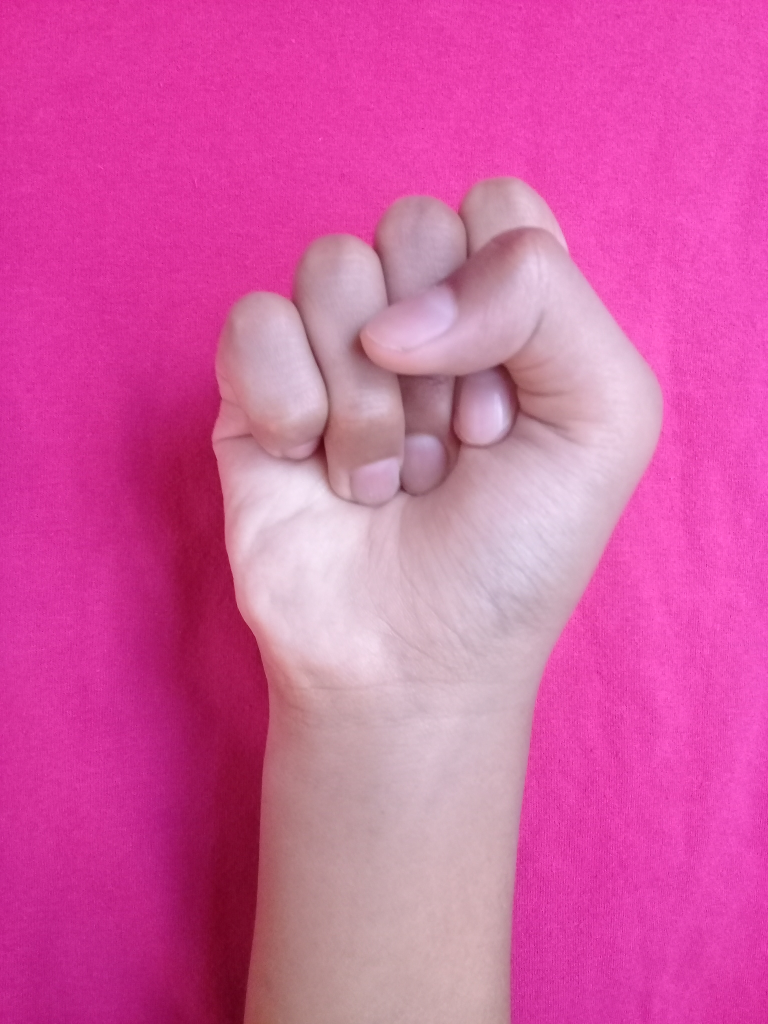
#> input picture ComputerVision/Assignments/images/hand_gestures_digits_0_5/01.jpg, 1536 x 2048 px (shown at 1/2 size); its folder holds only this picture in this run
$ jupyter execute --allow-errors 'A01023443_A3. Hand sign.ipynb'   (shell and % lines are left out)
#> lines starting #> are read from the running program, lines starting #| are printed output that depends on the picture; after the words box and inside, x2 and y2 are one past the last pixel; in counts of white or black regions, pixels touching at a corner belong together
[cell 1]
import cv2
import os, glob

import numpy as np
import matplotlib.pyplot as plt


image_dir = "images/hand_gestures_digits_0_5"


images = []

for file in glob.glob(os.path.join(image_dir, "*")):
    im = cv2.imread(file)
#> im is the input picture: shape (2048, 1536, 3); mean B, G, R 162.6, 91.2, 212.5
    im = cv2.cvtColor(im, cv2.COLOR_BGR2RGB)

    images.append(im)

### Plot all the base images in a subplot of 2 rows and 3 columns

[cell 2]
f, ((im0, im1, im2),(im3,im4,im5)) = plt.subplots(2, 3, figsize=(10,10))

im0.set_title('1')
im0.imshow(images[0], cmap='gray')
im1.set_title('2')
#> (the rest of this cell did not finish here and is left out)

[cell 3]
images_processed = []
kernel = np.ones((5,5), np.uint8)
lower_hue = np.array([0,0,0])
upper_hue = np.array([255,150,255])
for i in images:
    hsv_im = cv2.cvtColor(i, cv2.COLOR_RGB2HSV)

    mask_hsv = cv2.inRange(hsv_im, lower_hue, upper_hue)
    mono = np.copy(i)
    mono[mask_hsv==0] = [0,0,0]

    mono0 = cv2.cvtColor(mono, cv2.COLOR_RGB2GRAY)
    mono1 = cv2.resize(mono0, (375, 500))
    mono2 = cv2.Canny(mono1, 50, 100)
    mono3 = cv2.dilate(mono2, kernel, iterations = 1)

    images_processed.append(mono3)
#> this loop made 1 pass
#> pass 1, `mask_hsv = cv2.inRange(hsv_im, lower_hue, upper_hue)`:
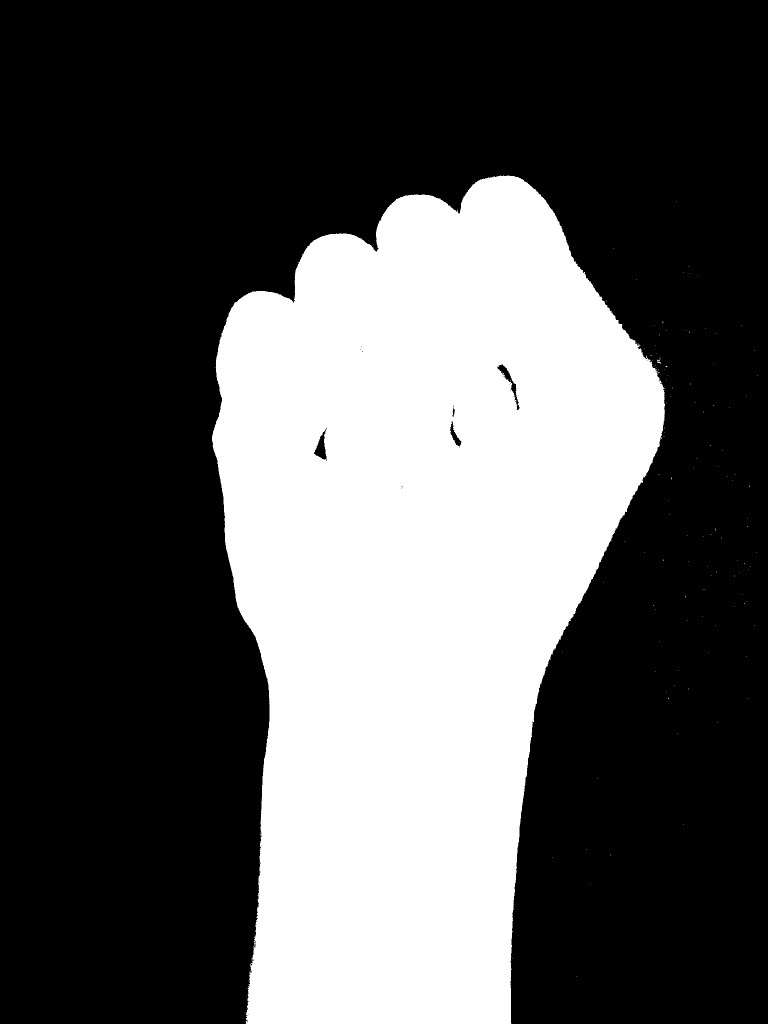
#> mask_hsv: shape (2048, 1536) (shown at 1/2 size); 33.4% white; 134 white regions (132 under 20 px), largest, box (x1, y1, x2, y2) and area: (424, 351, 1330, 2048) 1051526, (1314, 715, 1322, 727) 33
#> pass 1, `mono0 = cv2.cvtColor(mono, cv2.COLOR_RGB2GRAY)`:
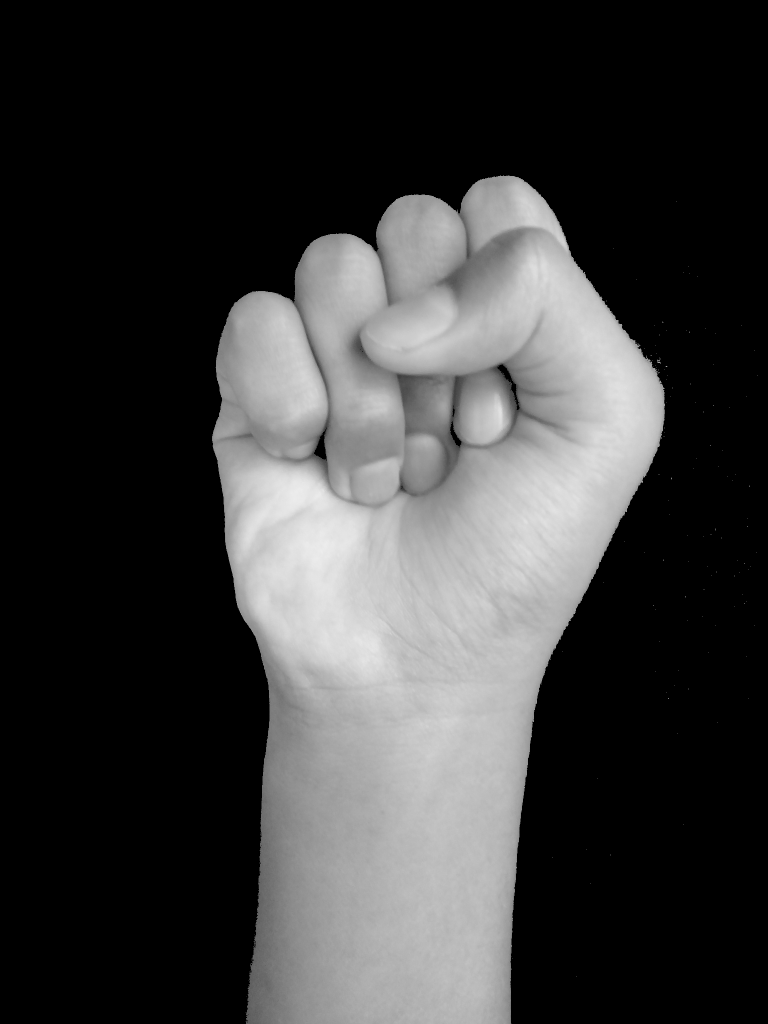
#> mono0: shape (2048, 1536) (shown at 1/2 size); min 0, max 238, mean 58.8
#> pass 1, `mono1 = cv2.resize(mono0, (375, 500))`:
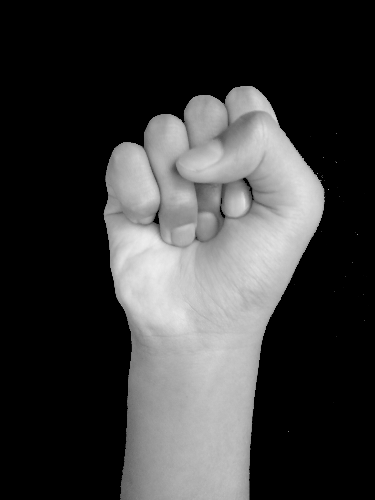
#> mono1: shape (500, 375); min 0, max 237, mean 58.7
#> after the loop:
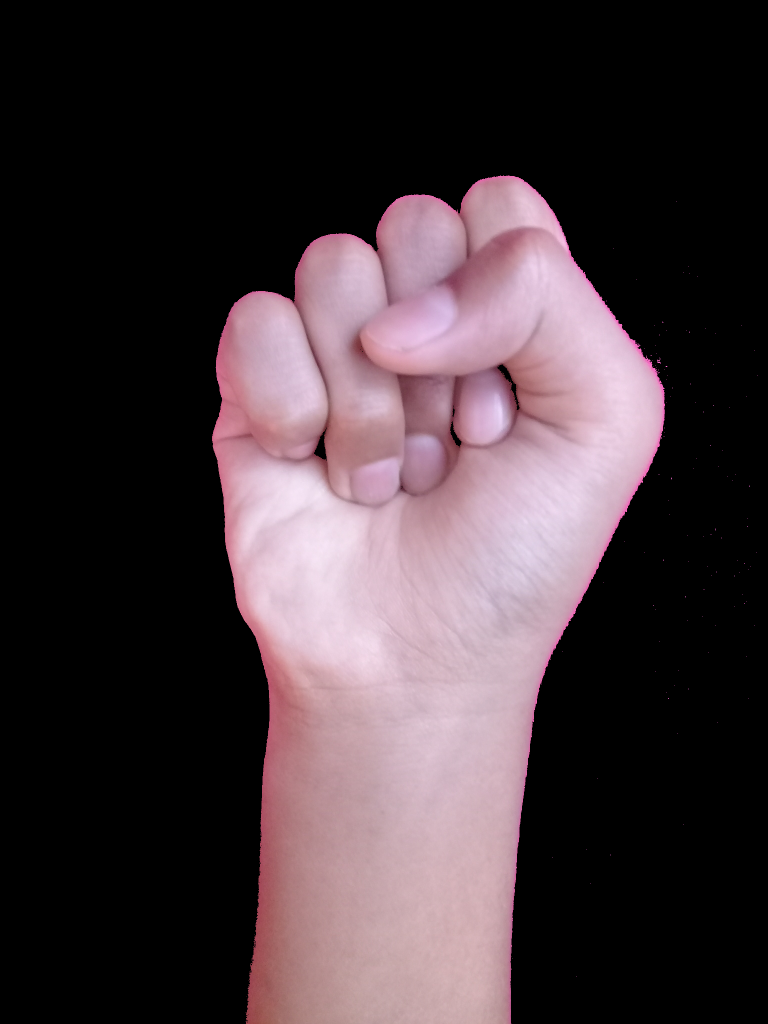
#> mono: shape (2048, 1536, 3) (shown at 1/2 size); mean R, G, B 67.5, 54.3, 59.1
#> after the loop:
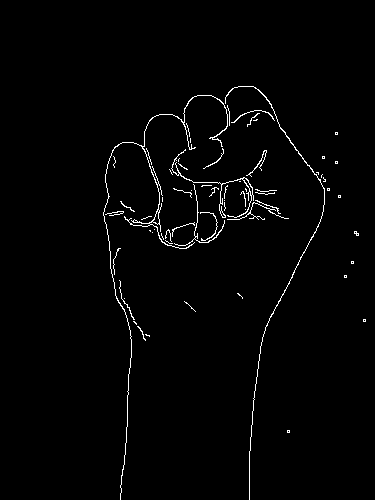
#> mono2: shape (500, 375); 1.6% white in thin lines or dots, all inside (x1, y1, x2, y2) = (103, 86, 366, 500)
#> after the loop, images_processed = 1 item


f, ((im0, im1, im2),(im3,im4,im5)) = plt.subplots(2, 3, figsize=(10,10))

im0.set_title('1')
im0.imshow(images_processed[0], cmap='gray')
im1.set_title('2')
#> (the rest of this cell did not finish here and is left out)

$ run again, on ComputerVision/Assignments/images/hand_gestures_digits_0_5/05.jpg
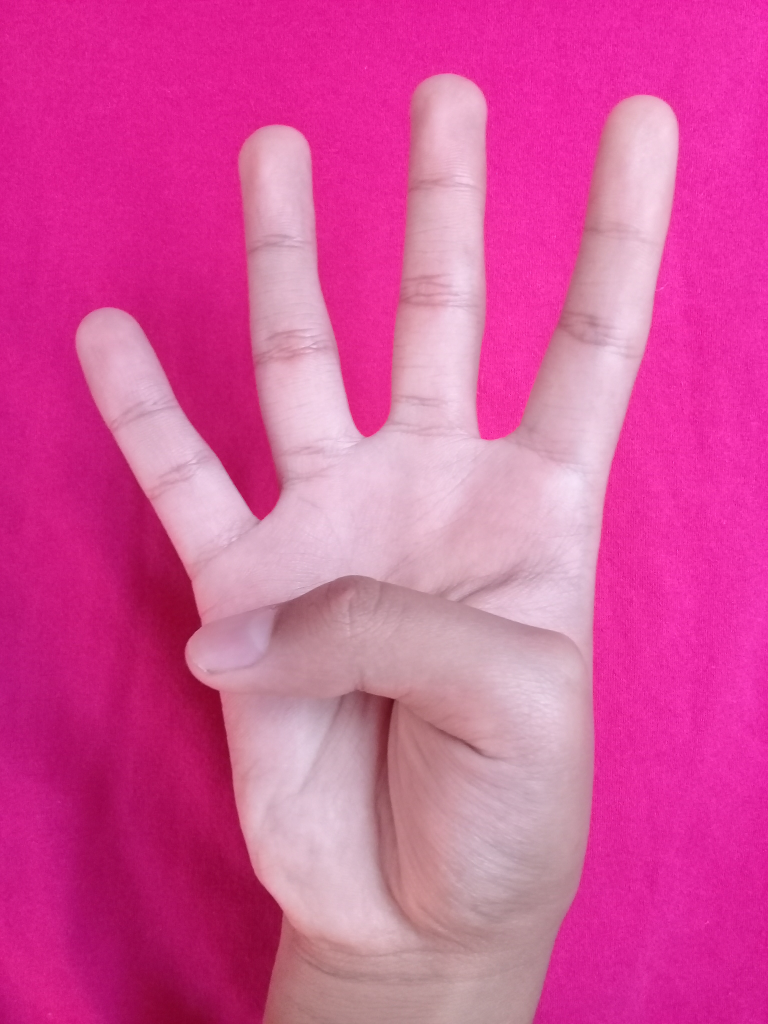
#> input picture ComputerVision/Assignments/images/hand_gestures_digits_0_5/05.jpg, 1536 x 2048 px (shown at 1/2 size)
#> im is the input picture: shape (2048, 1536, 3); mean B, G, R 154.7, 83.4, 213.9
#> the loop `for i in images:` made 1 pass
#> pass 1, `mask_hsv = cv2.inRange(hsv_im, lower_hue, upper_hue)`:
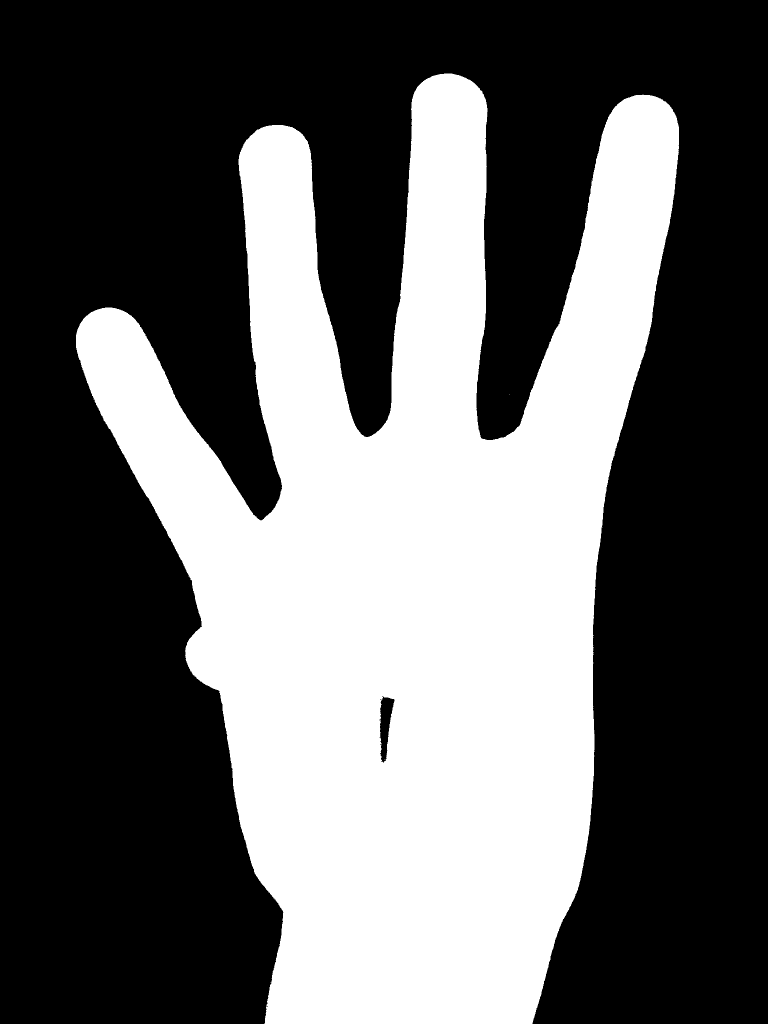
#> mask_hsv: shape (2048, 1536) (shown at 1/2 size); 38.7% white; 3 white regions (2 under 20 px), largest, box (x1, y1, x2, y2) and area: (152, 147, 1358, 2048) 1218565
#> after the loop `for i in images:`:
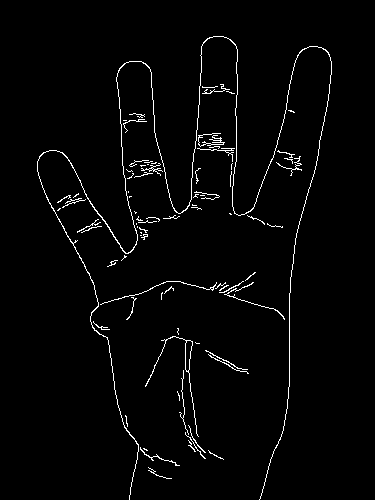
#> mono2: shape (500, 375); 2.3% white in thin lines or dots, all inside (x1, y1, x2, y2) = (37, 36, 332, 500)
#> after the loop `for i in images:`: images_processed = 1 item

$ run again, on ComputerVision/Assignments/images/hand_gestures_digits_0_5/06.jpg
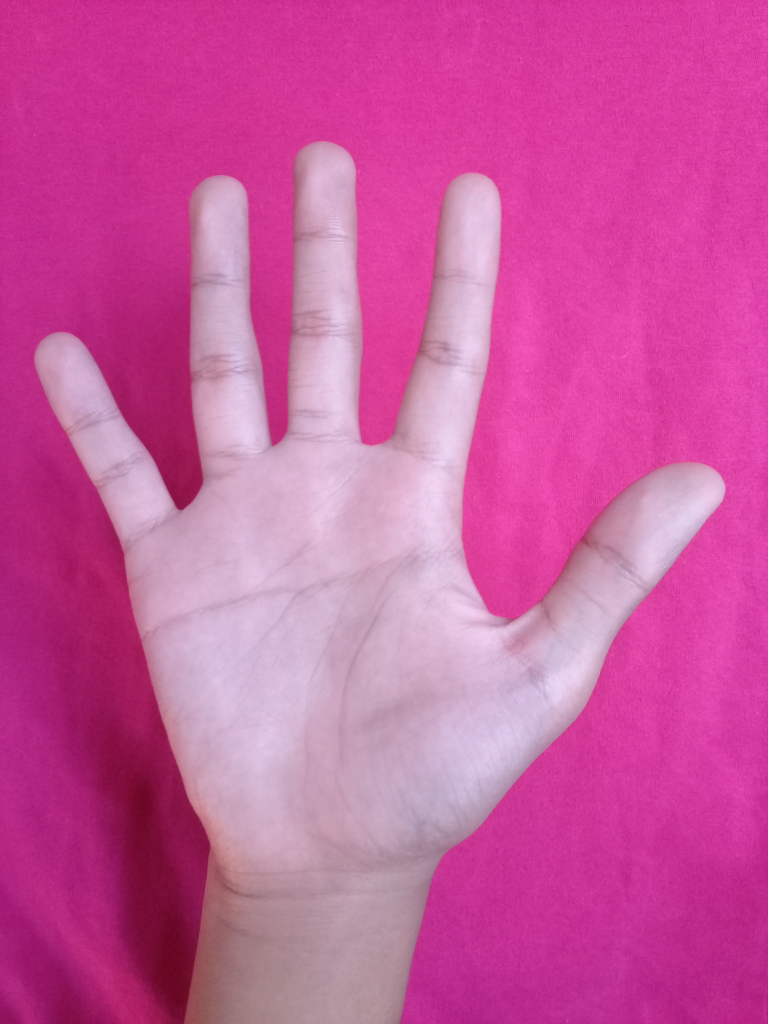
#> input picture ComputerVision/Assignments/images/hand_gestures_digits_0_5/06.jpg, 1536 x 2048 px (shown at 1/2 size)
#> im is the input picture: shape (2048, 1536, 3); mean B, G, R 158.7, 88.9, 201.8
#> the loop `for i in images:` made 1 pass
#> pass 1, `mask_hsv = cv2.inRange(hsv_im, lower_hue, upper_hue)`:
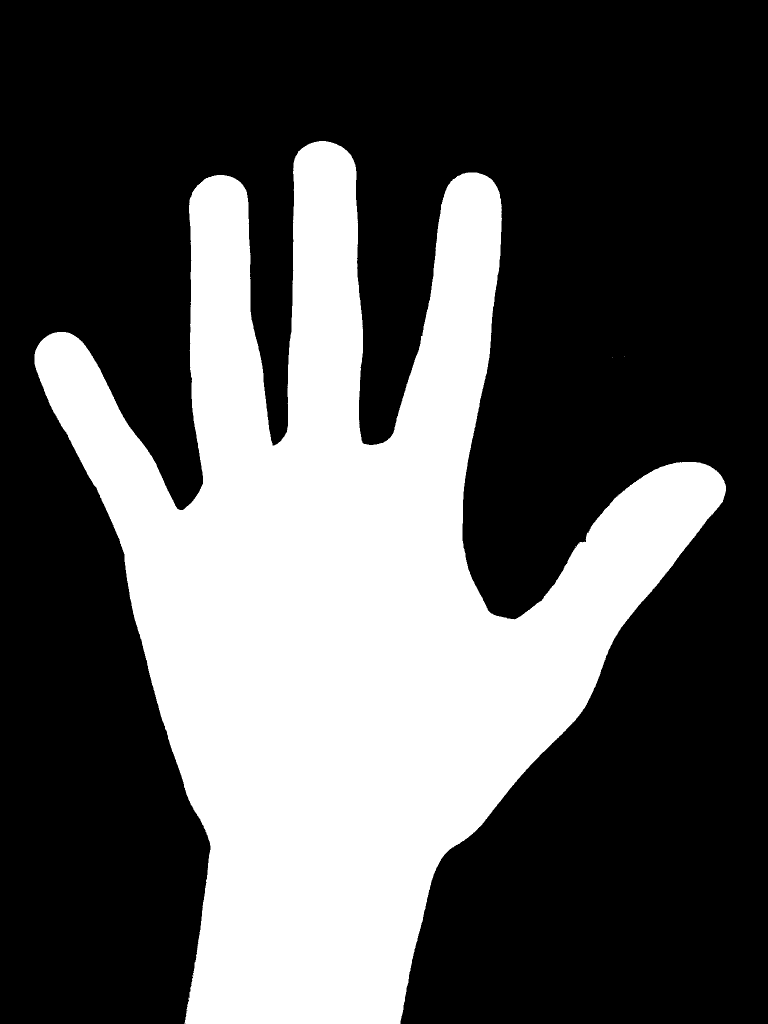
#> mask_hsv: shape (2048, 1536) (shown at 1/2 size); 33.8% white; 3 white regions (2 under 20 px), largest, box (x1, y1, x2, y2) and area: (69, 282, 1452, 2048) 1062778
#> after the loop `for i in images:`:
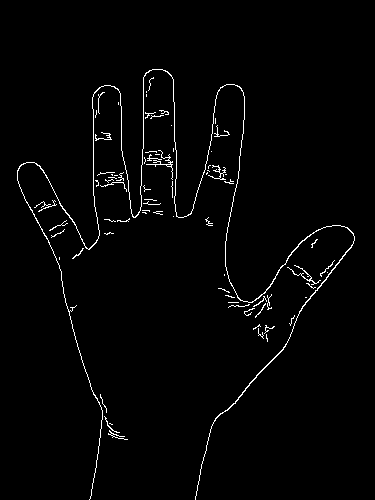
#> mono2: shape (500, 375); 1.9% white in thin lines or dots, all inside (x1, y1, x2, y2) = (17, 69, 355, 500)
#> after the loop `for i in images:`: images_processed = 1 item

$ run again, on ComputerVision/Assignments/images/hand_gestures_digits_0_5/02.jpg
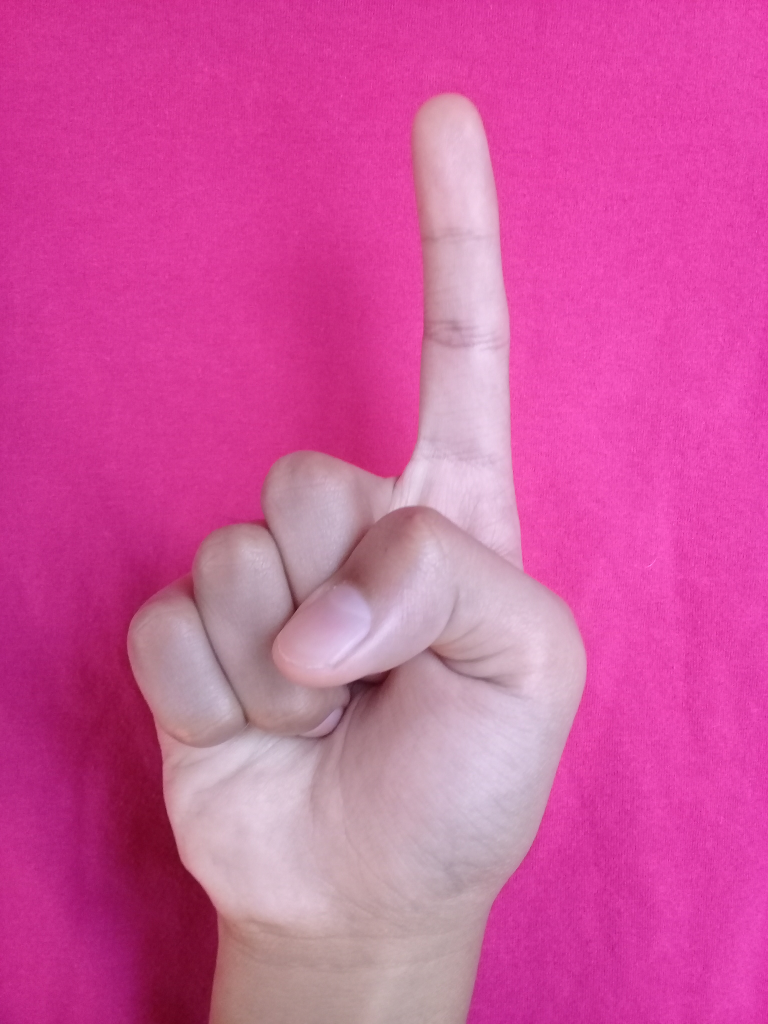
#> input picture ComputerVision/Assignments/images/hand_gestures_digits_0_5/02.jpg, 1536 x 2048 px (shown at 1/2 size)
#> im is the input picture: shape (2048, 1536, 3); mean B, G, R 157.9, 85.8, 208.7
#> the loop `for i in images:` made 1 pass
#> pass 1, `mask_hsv = cv2.inRange(hsv_im, lower_hue, upper_hue)`:
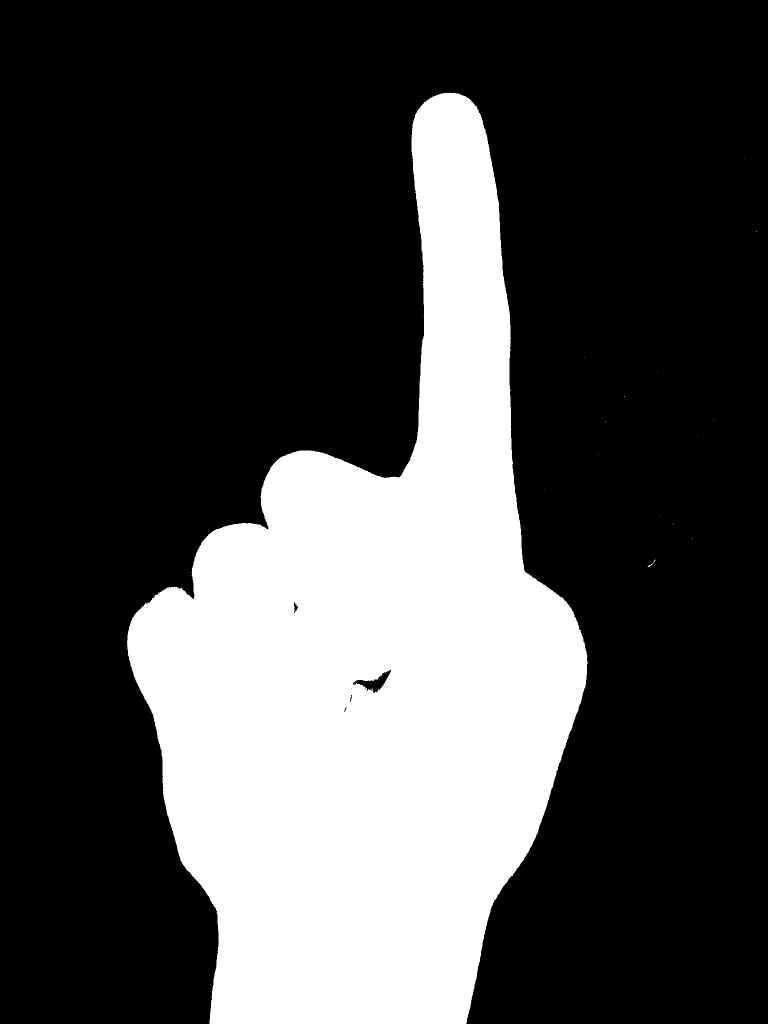
#> mask_hsv: shape (2048, 1536) (shown at 1/2 size); 28.4% white; 21 white regions (19 under 20 px), largest, box (x1, y1, x2, y2) and area: (254, 185, 1175, 2048) 894826, (1295, 1119, 1311, 1134) 34
#> after the loop `for i in images:`:
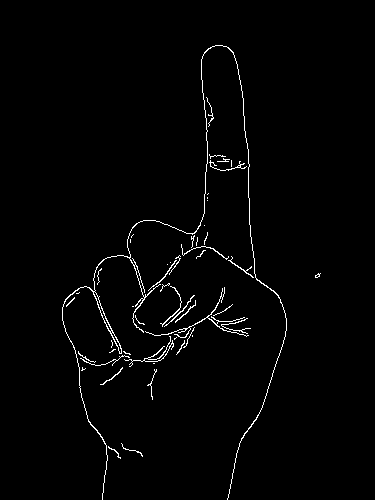
#> mono2: shape (500, 375); 1.6% white in thin lines or dots, all inside (x1, y1, x2, y2) = (62, 45, 321, 500)
#> after the loop `for i in images:`: images_processed = 1 item
